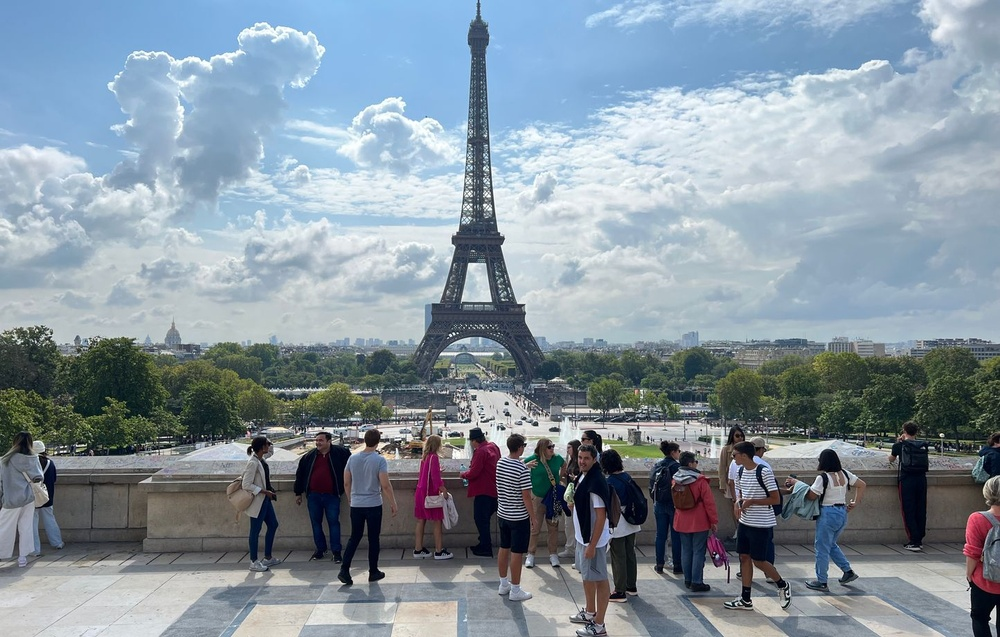
#> input picture AI/data/input/2.jpeg, 1000 x 637 px, shrunk from 1444 x 920 before the run, found by its file name; its folder holds only this picture in this run
$ python convert.py
#> lines starting #> are read from the running program, lines starting #| are printed output that depends on the picture
import cv2
import os

# Define folders
input_folder = r'C:/Users/admin/Desktop/data/input'
output_folder = r'C:/Users/admin/Desktop/data/output'

# Make sure output folder exists
os.makedirs(output_folder, exist_ok=True)

# Valid image extensions
valid_extensions = ['.png', '.jpg', '.jpeg', '.bmp', '.tif', '.tiff']

# Loop through all files in input folder
for filename in os.listdir(input_folder):
    file_ext = os.path.splitext(filename)[1].lower()

    if file_ext in valid_extensions:
        input_path = os.path.join(input_folder, filename)
        output_path = os.path.join(output_folder, filename)

        # Read image
        image = cv2.imread(input_path)
#> image is the input picture: shape (637, 1000, 3); mean B, G, R 158.8, 147.7, 133.5
        if image is None:
            print(f"⚠️ Could not read image: {filename}")
            continue

        # Convert to grayscale
        gray = cv2.cvtColor(image, cv2.COLOR_BGR2GRAY)
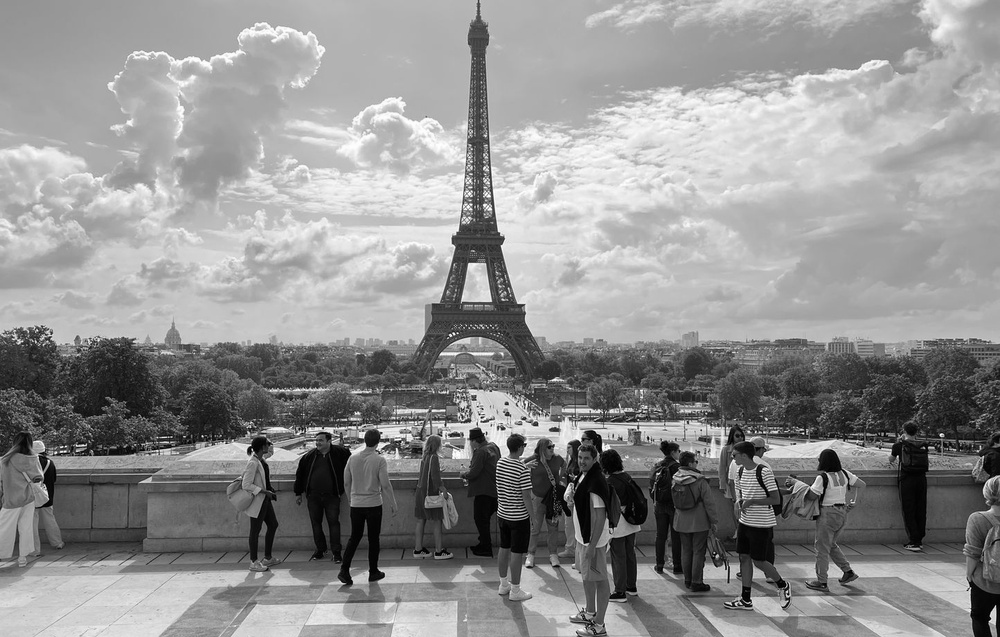
#> gray: shape (637, 1000); min 0, max 255, mean 144.7

        # Apply thermal colormap
        thermal = cv2.applyColorMap(gray, cv2.COLORMAP_JET)
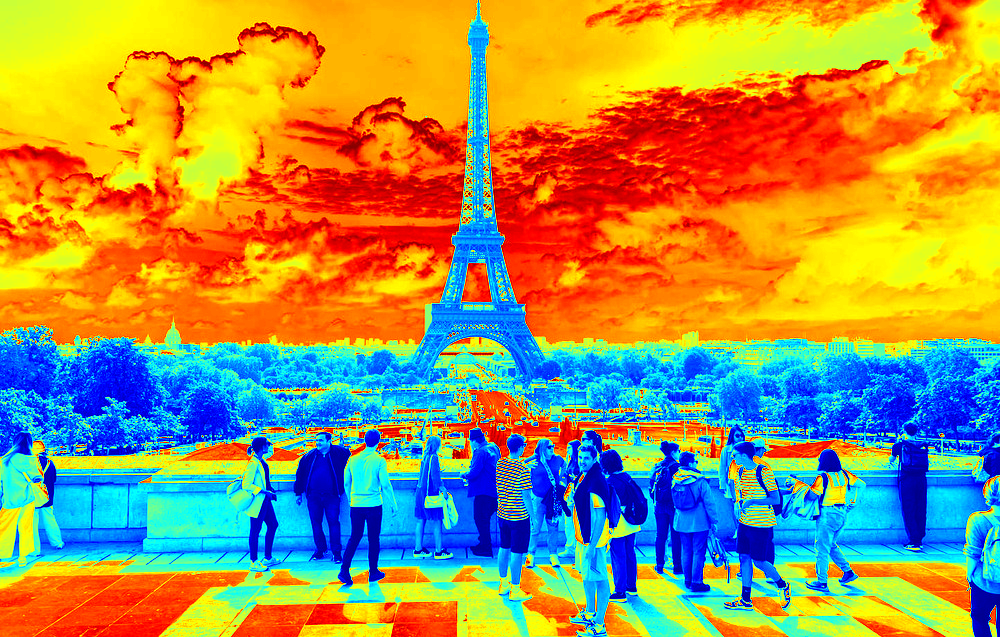
#> thermal: shape (637, 1000, 3); mean B, G, R 83.6, 148, 166

        # Save thermal image
        cv2.imwrite(output_path, thermal)
        print(f"✅ Processed: {filename} → saved to output folder")

$ run again, on AI/data/input/istockphoto-1955739359-612x612.jpg
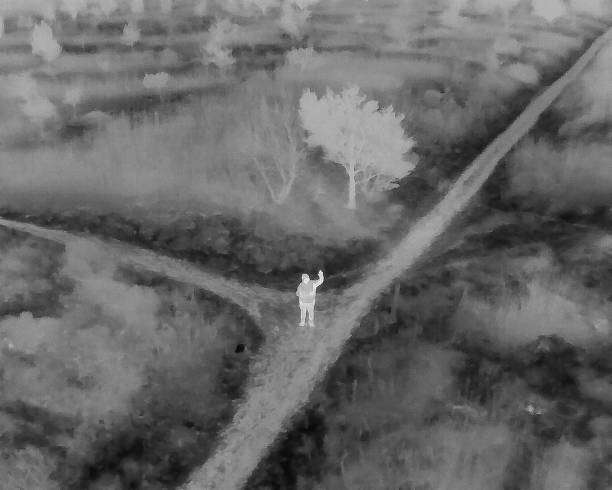
#> input picture AI/data/input/istockphoto-1955739359-612x612.jpg, 612 x 490 px, found by its file name
#> image is the input picture: shape (490, 612, 3); min 3, max 253, mean 103.1
#> `thermal = cv2.applyColorMap(gray, cv2.COLORMAP_JET)`:
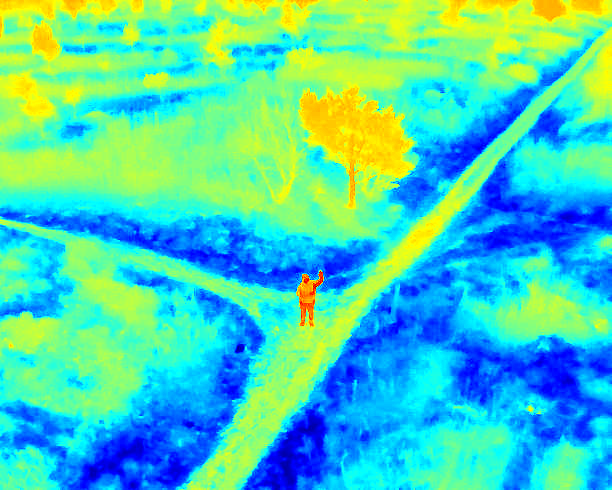
#> thermal: shape (490, 612, 3); mean B, G, R 181.2, 208.1, 74

$ run again, on AI/data/input/3.jpg
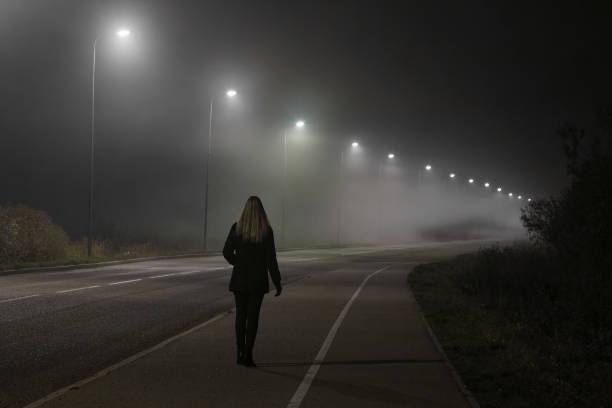
#> input picture AI/data/input/3.jpg, 612 x 408 px, found by its file name
#> image is the input picture: shape (408, 612, 3); mean B, G, R 50.1, 53.5, 55.1
#> `thermal = cv2.applyColorMap(gray, cv2.COLORMAP_JET)`:
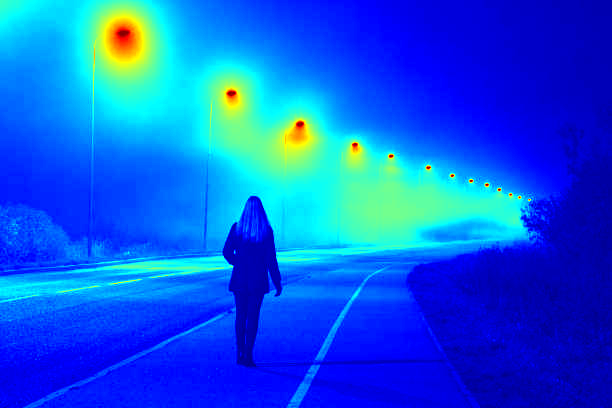
#> thermal: shape (408, 612, 3); mean B, G, R 227.2, 89.6, 11.7

$ run again, on AI/data/input/4.jpg
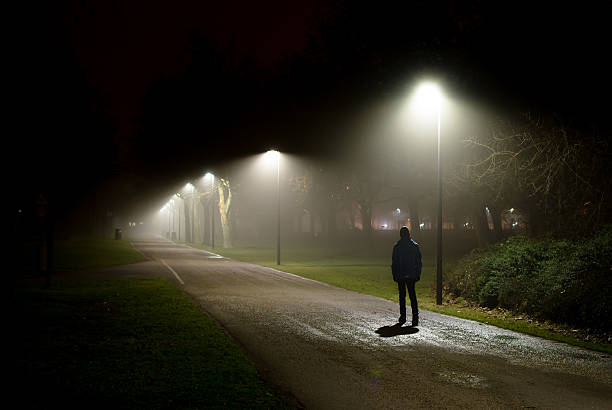
#> input picture AI/data/input/4.jpg, 612 x 410 px, found by its file name
#> image is the input picture: shape (410, 612, 3); mean B, G, R 30.1, 40.9, 44.3
#> `gray = cv2.cvtColor(image, cv2.COLOR_BGR2GRAY)`:
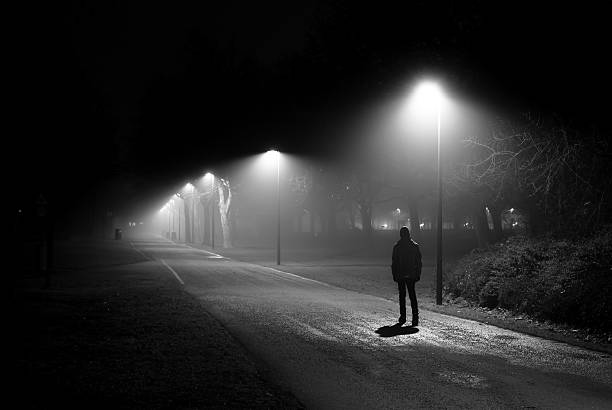
#> gray: shape (410, 612); min 0, max 255, mean 40.7
#> `thermal = cv2.applyColorMap(gray, cv2.COLORMAP_JET)`:
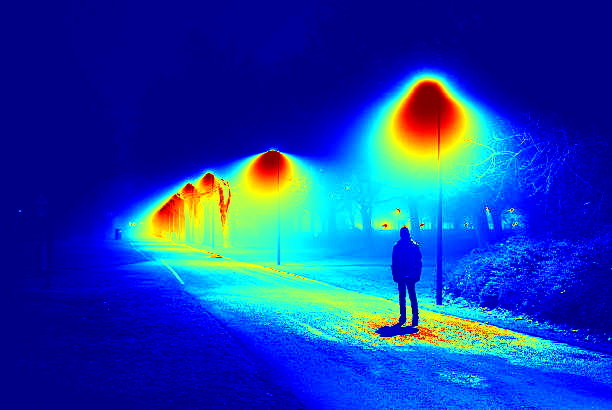
#> thermal: shape (410, 612, 3); mean B, G, R 171.5, 62.3, 21.7

$ run again, on AI/data/input/input_image.png
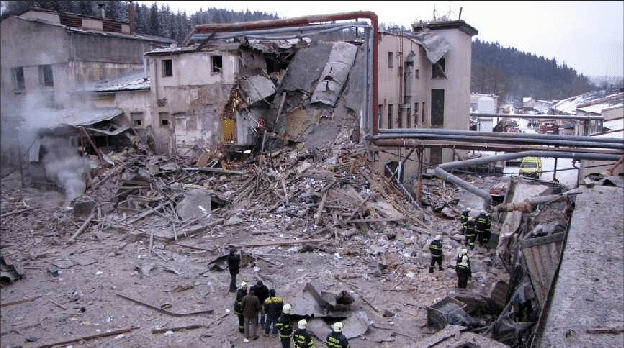
#> input picture AI/data/input/input_image.png, 624 x 348 px, found by its file name
#> image is the input picture: shape (348, 624, 3); mean B, G, R 131.3, 117.7, 124
#> `gray = cv2.cvtColor(image, cv2.COLOR_BGR2GRAY)`:
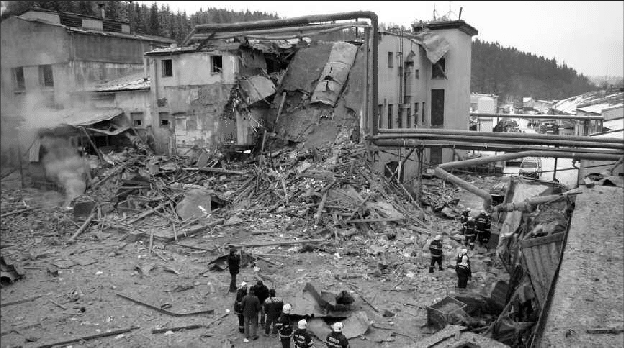
#> gray: shape (348, 624); min 3, max 255, mean 121.1
#> `thermal = cv2.applyColorMap(gray, cv2.COLORMAP_JET)`:
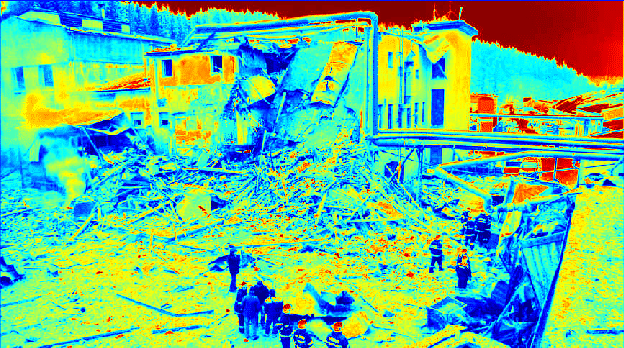
#> thermal: shape (348, 624, 3); mean B, G, R 139.7, 188.7, 107.2
